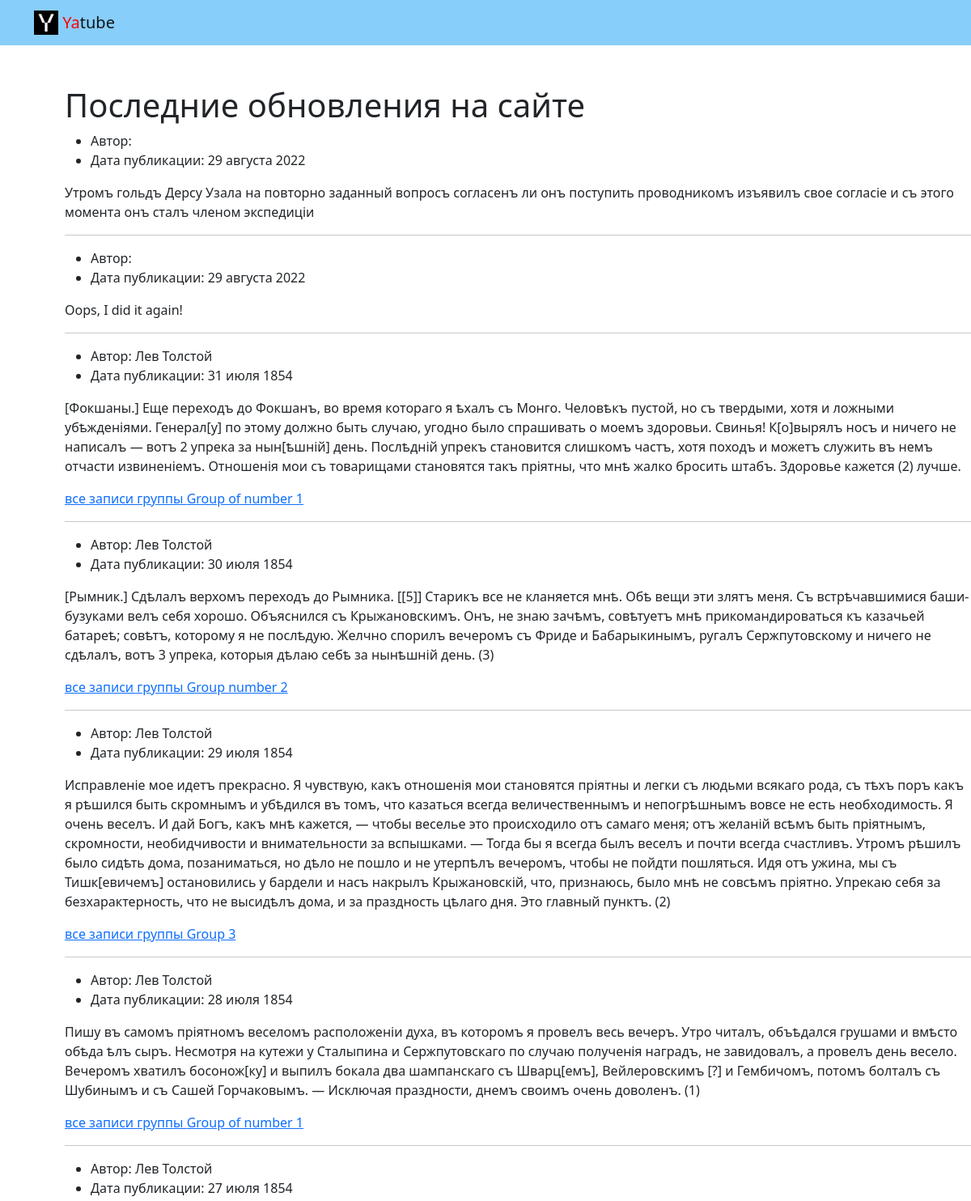
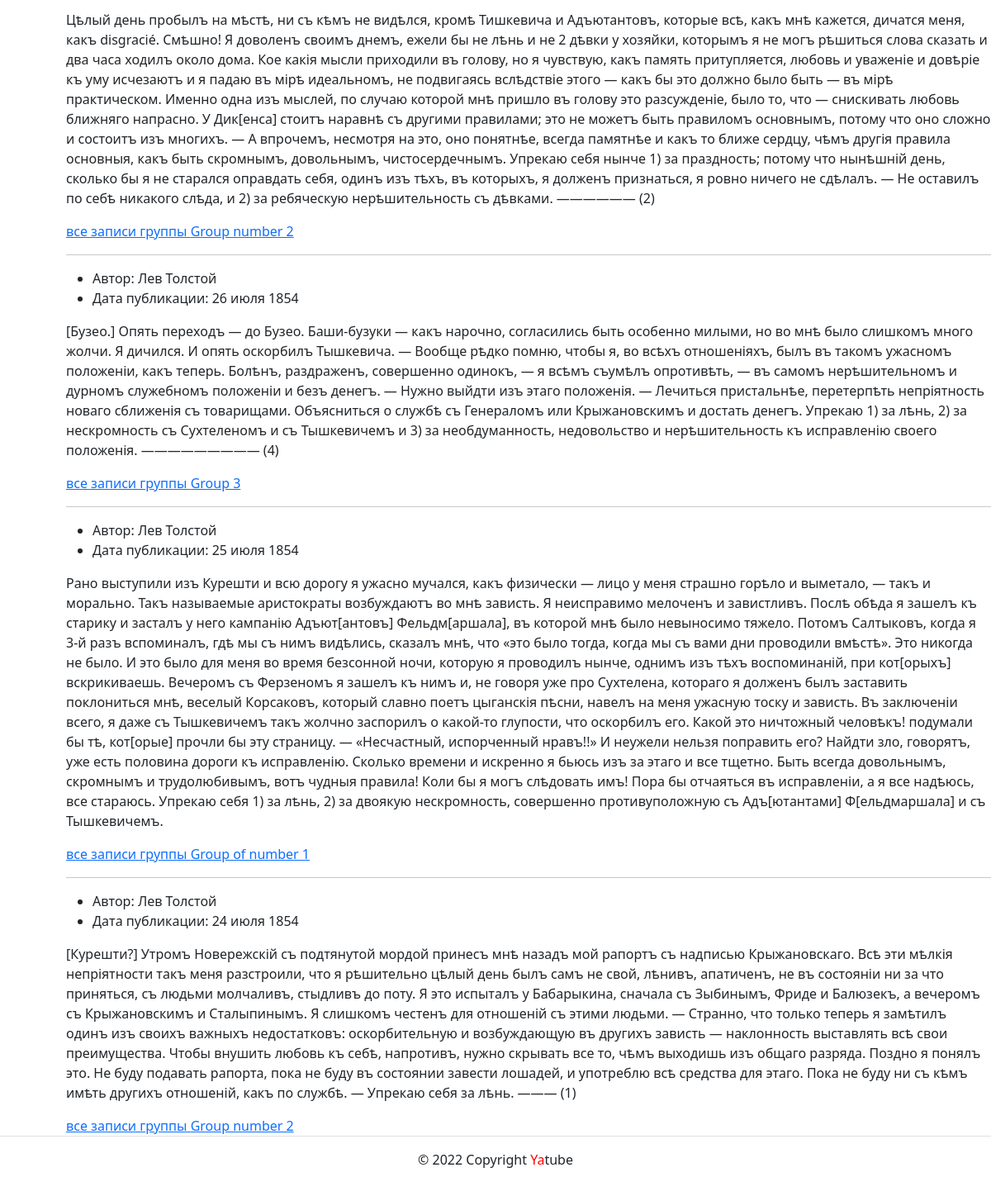
The page / on the database its author committed (2 pictures, top to bottom).
### posts/models.py (models this page shows, shortened)
class Post(models.Model):
    text = models.TextField()
    pub_date = models.DateTimeField(auto_now_add=True)
    author = models.ForeignKey(
        User,
        on_delete=models.CASCADE,
        related_name='posts'
    )
    group = models.ForeignKey(
        Group,
        on_delete=models.SET_NULL,
        max_length=200,
        blank=True,
        null=True,
        related_name='posts'
    )
    class Meta:
        ordering = ('-pub_date',)

class Group(models.Model):
    title = models.CharField(max_length=200)
    slug = models.SlugField(max_length=100, unique=True)
    description = models.TextField()
    def __str__(self):
        return self.title

### posts/views.py (the view)
# urls.py: path('', views.index,
def index(request):
    template = 'posts/index.html'
    title = 'Последние обновления на сайте'
    posts = Post.objects.all()[:10]
    context = {
        'title': title,
        'posts': posts}
    return render(request, template, context)

### templates/posts/index.html
{% extends 'base.html' %}
{% block content %}
    <h1 style="margin-left: 80px; margin-top: 50px;">Последние обновления на сайте</h1>
        {% for post in posts %}
            <div style="margin-left: 80px;">
                <ul>
                    <li>
                        Автор: {{ post.author.get_full_name }}
                    </li>
                    <li>
                        Дата публикации: {{ post.pub_date|date:"d E Y" }}
                    </li>
                </ul>
                <p>{{ post.text }}</p>
                {% if post.group %}
                    <a href="{% url 'posts:group_list' post.group.slug %}">все записи группы {{ post.group }}</a>
                {% endif %}
                {% if not forloop.last %}
                    <hr>
                {% endif %}
            </div>
        {% endfor %}
{% endblock %}

### rows shown on the page
Post: pub_date "29 августа 2022", text "Утромъ гольдъ Дерсу Узала на повторно заданный вопросъ согласенъ ли онъ поступить проводникомъ изъявилъ свое согласіе и съ этого момента онъ сталъ членом экспедиціи"
Post: pub_date "29 августа 2022", text "Oops, I did it again!"
Post: author.get_full_name "Лев Толстой", pub_date "31 июля 1854", text "[Фокшаны.] Еще переходъ до Фокшанъ, во время котораго я ѣхалъ съ Монго. Человѣкъ пустой, но съ твердыми, хотя и ложными убѣжденіями. Генерал[у] по этому должно быть случаю, угодно было спрашивать о моемъ здоровьи. Свинья! К[о]вырялъ носъ и ничего не написалъ — вотъ 2 упрека за нын[ѣшній] день. Послѣдній упрекъ становится слишкомъ частъ, хотя походъ и можетъ служить въ немъ отчасти извиненіемъ. Отношенія мои съ товарищами становятся такъ пріятны, что мнѣ жалко бросить штабъ. Здоровье кажется (2) лучше.", group "Group of number 1"
Post: author.get_full_name "Лев Толстой", pub_date "30 июля 1854", text "[Рымник.] Сдѣлалъ верхомъ переходъ до Рымника. [[5]] Старикъ все не кланяется мнѣ. Обѣ вещи эти злятъ меня. Съ встрѣчавшимися баши-бузуками велъ себя хорошо. Объяснился съ Крыжановскимъ. Онъ, не знаю зачѣмъ, совѣтуетъ мнѣ прикомандироваться къ казачьей батареѣ; совѣтъ, которому я не послѣдую. Желчно спорилъ вечеромъ съ Фриде и Бабарыкинымъ, ругалъ Сержпутовскому и ничего не сдѣлалъ, вотъ 3 упрека, которыя дѣлаю себѣ за нынѣшній день. (3)", group "Group number 2"
Post: author.get_full_name "Лев Толстой", pub_date "29 июля 1854", text "Исправленіе мое идетъ прекрасно. Я чувствую, какъ отношенія мои становятся пріятны и легки съ людьми всякаго рода, съ тѣхъ поръ какъ я рѣшился быть скромнымъ и убѣдился въ томъ, что казаться всегда величественнымъ и непогрѣшнымъ вовсе не есть необходимость. Я очень веселъ. И дай Богъ, какъ мнѣ кажется, — чтобы веселье это происходило отъ самаго меня; отъ желаній всѣмъ быть пріятнымъ, скромности, необидчивости и внимательности за вспышками. — Тогда бы я всегда былъ веселъ и почти всегда счастливъ. Утромъ рѣшилъ было сидѣть дома, позаниматься, но дѣло не пошло и не утерпѣлъ вечеромъ, чтобы не пойдти пошляться. Идя отъ ужина, мы съ Тишк[евичемъ] остановились у бардели и насъ накрылъ…", group "Group 3"
Post: author.get_full_name "Лев Толстой", pub_date "28 июля 1854", text "Пишу въ самомъ пріятномъ веселомъ расположеніи духа, въ которомъ я провелъ весь вечеръ. Утро читалъ, объѣдался грушами и вмѣсто обѣда ѣлъ сыръ. Несмотря на кутежи у Сталыпина и Сержпутовскаго по случаю полученія наградъ, не завидовалъ, а провелъ день весело. Вечеромъ хватилъ босонож[ку] и выпилъ бокала два шампанскаго съ Шварц[емъ], Вейлеровскимъ [?] и Гембичомъ, потомъ болталъ съ Шубинымъ и съ Сашей Горчаковымъ. — Исключая праздности, днемъ своимъ очень доволенъ. (1)", group "Group of number 1"
Post: author.get_full_name "Лев Толстой", pub_date "27 июля 1854", text "Цѣлый день пробылъ на мѣстѣ, ни съ кѣмъ не видѣлся, кромѣ Тишкевича и Адъютантовъ, которые всѣ, какъ мнѣ кажется, дичатся меня, какъ disgracié. Смѣшно! Я доволенъ своимъ днемъ, ежели бы не лѣнь и не 2 дѣвки у хозяйки, которымъ я не могъ рѣшиться слова сказать и два часа ходилъ около дома. Кое какія мысли приходили въ голову, но я чувствую, какъ память притупляется, любовь и уваженіе и довѣріе къ уму исчезаютъ и я падаю въ мірѣ идеальномъ, не подвигаясь вслѣдствіе этого — какъ бы это должно было быть — въ мірѣ практическом. Именно одна изъ мыслей, по случаю которой мнѣ пришло въ голову это разсужденіе, было то, что — снискивать любовь ближняго напрасно. У Дик[енса] стоитъ наравнѣ съ другими…", group "Group number 2"
Post: author.get_full_name "Лев Толстой", pub_date "26 июля 1854", text "[Бузео.] Опять переходъ — до Бузео. Баши-бузуки — какъ нарочно, согласились быть особенно милыми, но во мнѣ было слишкомъ много жолчи. Я дичился. И опять оскорбилъ Тышкевича. — Вообще рѣдко помню, чтобы я, во всѣхъ отношеніяхъ, былъ въ такомъ ужасномъ положеніи, какъ теперь. Болѣнъ, раздраженъ, совершенно одинокъ, — я всѣмъ съумѣлъ опротивѣть, — въ самомъ нерѣшительномъ и дурномъ служебномъ положеніи и безъ денегъ. — Нужно выйдти изъ этаго положенія. — Лечиться пристальнѣе, перетерпѣть непріятность новаго сближенія съ товарищами. Объясниться о службѣ съ Генераломъ или Крыжановскимъ и достать денегъ. Упрекаю 1) за лѣнь, 2) за нескромность съ Сухтеленомъ и съ Тышкевичемъ и 3) за…", group "Group 3"
Post: author.get_full_name "Лев Толстой", pub_date "25 июля 1854", text "Рано выступили изъ Курешти и всю дорогу я ужасно мучался, какъ физически — лицо у меня страшно горѣло и выметало, — такъ и морально. Такъ называемые аристократы возбуждаютъ во мнѣ зависть. Я неисправимо мелоченъ и завистливъ. Послѣ обѣда я зашелъ къ старику и засталъ у него кампанію Адъют[антовъ] Фельдм[аршала], въ которой мнѣ было невыносимо тяжело. Потомъ Салтыковъ, когда я 3-й разъ вспоминалъ, гдѣ мы съ нимъ видѣлись, сказалъ мнѣ, что «это было тогда, когда мы съ вами дни проводили вмѣстѣ». Это никогда не было. И это было для меня во время безсонной ночи, которую я проводилъ нынче, однимъ изъ тѣхъ воспоминаній, при кот[орыхъ] вскрикиваешь. Вечеромъ съ Ферзеномъ я зашелъ къ нимъ и, не…", group "Group of number 1"
Post: author.get_full_name "Лев Толстой", pub_date "24 июля 1854", text "[Курешти?] Утромъ Новережскій съ подтянутой мордой принесъ мнѣ назадъ мой рапортъ съ надписью Крыжановскаго. Всѣ эти мѣлкія непріятности такъ меня разстроили, что я рѣшительно цѣлый день былъ самъ не свой, лѣнивъ, апатиченъ, не въ состояніи ни за что приняться, съ людьми молчаливъ, стыдливъ до поту. Я это испыталъ у Бабарыкина, сначала съ Зыбинымъ, Фриде и Балюзекъ, а вечеромъ съ Крыжановскимъ и Сталыпинымъ. Я слишкомъ честенъ для отношеній съ этими людьми. — Странно, что только теперь я замѣтилъ одинъ изъ своихъ важныхъ недостатковъ: оскорбительную и возбуждающую въ другихъ зависть — наклонность выставлять всѣ свои преимущества. Чтобы внушить любовь къ себѣ, напротивъ, нужно скрывать все…", group "Group number 2"
